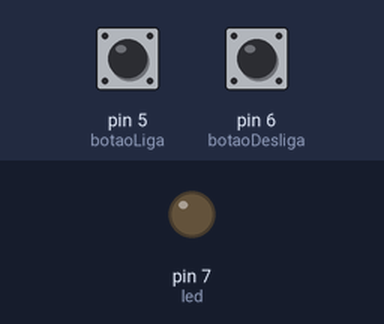
Bench run of a sketch on a simulated Arduino Uno, built with avr-gcc and run on an emulated ATmega328P. On the bench: output pins drawn as LEDs (lit = HIGH). Inputs (shaded band) come from the test bench; at power-on: pin 5 (botaoLiga) LOW, pin 6 (botaoDesliga) LOW.

Above: at 1.2 s.
1.3 s: pin 5 (botaoLiga) pulled HIGH for 0.15 s
At 2.5 s:
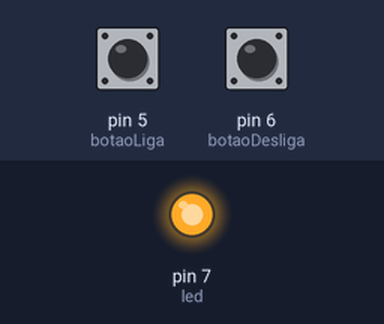
2.9 s: pin 6 (botaoDesliga) pulled HIGH for 0.15 s
At 3.8 s:
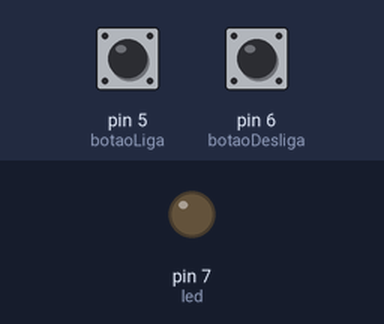
4.5 s: pin 5 (botaoLiga) pulled HIGH for 1 s
At 5.0 s:
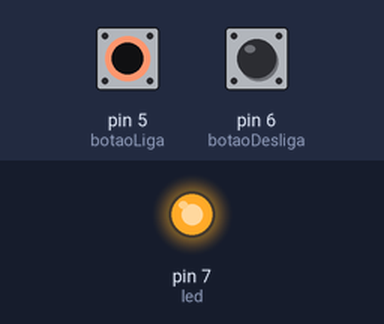
Timing chart, 0 to 7.5 s (numbered marks = the images above; inputs shaded):
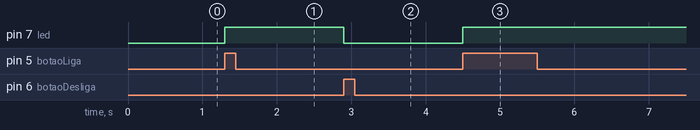

Measured:
- after the input at 1.3 s, pin 7 (led): LOW → HIGH at once
- after the input at 2.9 s, pin 7 (led): HIGH → LOW at once
- after the input at 4.5 s, pin 7 (led): LOW → HIGH at once

The sketch:

Arduino-LigaDesligaLed.ino
```cpp
int led = 7;
int botaoLiga = 5;
int botaoDesliga = 6;
int ligado= 0;

void setup() {
  pinMode(led,OUTPUT);
  pinMode(botaoLiga,INPUT);
  pinMode(botaoDesliga,INPUT);
}

void loop() {

      if(digitalRead(botaoLiga)==1){
          ligado=1;
        }
         if(digitalRead(botaoDesliga)==1){
         ligado=0;
         }
      if(ligado ==1){
        digitalWrite(led, HIGH);
      }else{
        digitalWrite(led, LOW);
        }

}
```
